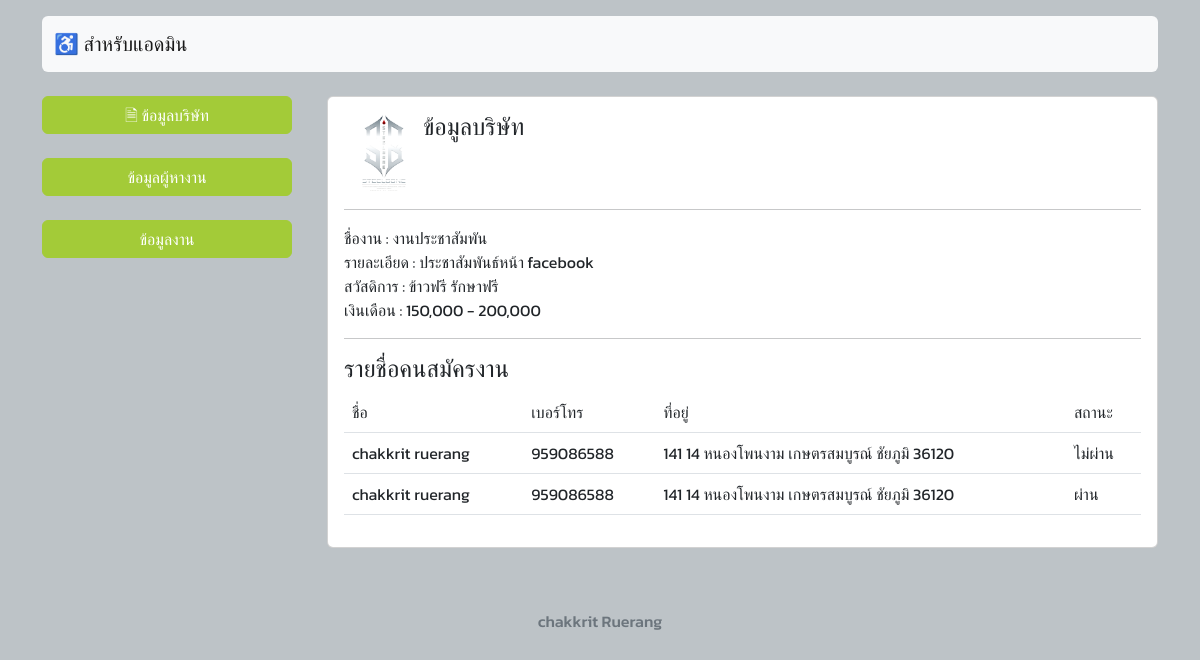
Page /admin/detailj.php?jid=8 on the committed database.
### tables this page shows
CREATE TABLE `job` (
  `job_id` int(3) NOT NULL,
  `job_name` varchar(50) NOT NULL,
  `job_detail` text NOT NULL,
  `job_welfare` varchar(200) NOT NULL,
  `job_salary` varchar(50) NOT NULL,
  `job_wb` text NOT NULL,
  `job_status` int(11) NOT NULL DEFAULT 0,
  `id_dst` int(3) NOT NULL,
  `job_cpid` int(3) NOT NULL
);

CREATE TABLE `company` (
  `cp_id` int(11) NOT NULL,
  `cp_name` text NOT NULL,
  `cp_address` varchar(100) NOT NULL,
  `cp_phone` varchar(10) NOT NULL,
  `cp_email` varchar(50) NOT NULL,
  `cp_user` varchar(30) NOT NULL,
  `cp_password` varchar(30) NOT NULL,
  `cp_picture` varchar(30) NOT NULL DEFAULT ''
);

CREATE TABLE `regisjob` (
  `r_id` int(3) NOT NULL,
  `r_uid` int(3) NOT NULL,
  `r_jid` int(3) NOT NULL,
  `r_status` int(1) NOT NULL DEFAULT 0,
  `r_date` datetime NOT NULL,
  `r_text` text NOT NULL,
  `r_img` varchar(30) NOT NULL DEFAULT 'resume.jpg',
  `r_itv` datetime NOT NULL
);

CREATE TABLE `user` (
  `u_id` int(11) NOT NULL,
  `u_name` varchar(20) NOT NULL,
  `u_tel` int(10) NOT NULL,
  `u_address` text NOT NULL,
  `u_education` varchar(20) NOT NULL,
  `u_sex` varchar(30) NOT NULL,
  `u_rg` varchar(20) NOT NULL,
  `u_birtdate` date NOT NULL,
  `u_email` varchar(50) NOT NULL,
  `u_username` varchar(50) NOT NULL,
  `u_password` varchar(30) NOT NULL,
  `id_dst` int(10) NOT NULL,
  `u_img` varchar(5) NOT NULL DEFAULT ''
);

### admin/detailj.php (the view, shortened to what this page needs)
<!DOCTYPE html>
<html>
<head>
	<link href="https://cdn.jsdelivr.net/npm/bootstrap@5.2.2/dist/css/bootstrap.min.css" rel="stylesheet">
</head>
<body>
	<div class="container mt-3">
		<?php
		include "head.php";
		?>
	</div>
     <br>
	 <div class="container">
	 <div class="row">
	 <div class="col-sm-12 col-md-3 col-lg-3 mx-auto">
	 <?php include "menu.php"; ?>
	 </div>
	 <div class="col-sm-12 col-md-9 col-lg-9 mx-auto">
     <?php
		include "../connectdb.php";
		$id=$_GET['jid'];
		$sql="SELECT * from job,company,typejob,disability where job_id='$id' and cp_id=job_cpid and job_wb=id_tpjob and job.id_dst=disability.id_dst";
		$result=mysqli_query($con,$sql);
		$row=mysqli_fetch_assoc($result);
		?>
            <div class="card">
                <div class="card-body">
                    <div class="row">
                        <div class="col-sm-12 col-md-1 col-lg-1">
		<img src="../c_img/<?php echo $row['cp_picture']; ?>" alt="" width="80px;">
                        </div>
                        <div class="col-sm-12 col-md-11 col-lg-11">
                <h4 class="card-title">
                &nbsp; ข้อมูลบริษัท
                        </h4>
                        </div>
                    </div>
<hr>
		<?php
		echo "ชื่องาน : ".$row['job_name']."<br>";
		echo "รายละเอียด : ".$row['job_detail']."<br>";
		echo "สวัสดิการ : ".$row['job_welfare']."<br>";
		echo "เงินเดือน : ".$row['job_salary']."<br>";
		?>
<hr>
<h4>รายชื่อคนสมัครงาน</h4>
<?php
$sqlu="SELECT * from regisjob,user where r_uid=u_id and r_jid='$id'";
$resultu=mysqli_query($con,$sqlu);
$numu=mysqli_num_rows($resultu);
if($numu==0)
{
    ?>
<div class="alert alert-danger">
    <h5>ไม่มีรายชื่อคนสมัครงาน</h5>
</div>
    <?php
}else{
?>
<table class="table">
    <tr>
        <td>ชื่อ</td>
        <td>เบอร์โทร</td>
        <td>ที่อยู่</td>
        <td>สถานะ</td>
    </tr>
 <?php
 while($rowu=mysqli_fetch_assoc($resultu))
 {
    ?>
    <tr>
        <td><?php echo $rowu['u_name']; ?></td>
        <td><?php echo $rowu['u_tel']; ?></td>
        <td><?php echo $rowu['u_address']; ?></td>
        <td>
            <?php
            if($rowu['r_status']==1)
            {
                echo "ผ่าน";
            }elseif($rowu['r_status']==2)
            {
                echo "ไม่ผ่าน";
            }else
            {
                echo "รอการยืนยัน";
            }
            ?>
        </td>
    </tr>
    <?php
 }
 ?>
</table>
<?php } ?>
                </div>
            </div>
	 </div>
    </div>
	 </div>
	<footer class="footer mt-5">
    <div class="card text-center text-muted" style="background: none; border: none;">
			<div class="card-body">
				<h6>
					chakkrit Ruerang
				</h6>
			</div>
		</div>
	</footer>
</body>
</html>

### admin/detailj.php (style rules this page uses)
body { background: #bdc3c7; font-family: 'Kanit', sans-serif; }

### rows in the picture
job: company.cp_picture (picture), job_name "งานประชาสัมพัน", job_detail "ประชาสัมพันธ์หน้า facebook", job_welfare "ข้าวฟรี รักษาฟรี", job_salary "150,000 - 200,000"
regisjob: user.u_name "chakkrit ruerang", user.u_tel "959086588", user.u_address "141 14 หนองโพนงาม เกษตรสมบูรณ์ ชัยภูมิ 36120", r_status "ไม่ผ่าน"
regisjob: user.u_name "chakkrit ruerang", user.u_tel "959086588", user.u_address "141 14 หนองโพนงาม เกษตรสมบูรณ์ ชัยภูมิ 36120", r_status "ผ่าน"
